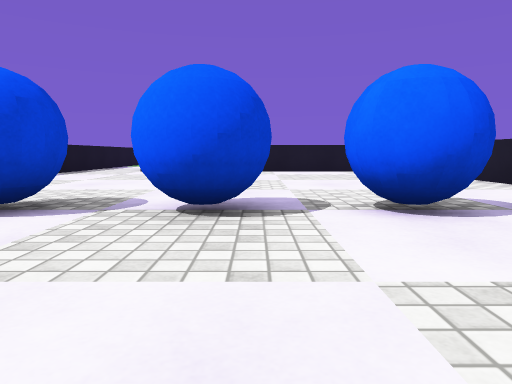
View 1 (above)

17 first-person views from a walk through a Unity game level. The camera is 0.27 m above the floor, tilts 6° down and sees 70° across. The floor is counted in squares, 0.5 m on a side. Each view is taken from the middle of a square. On the plan, view 1 faces up. The plan holds only what a view shows up to about 9 squares ahead; the rest is blank. The place goes on beyond the plan. Surface patterns are stand-ins for the level's own textures.

View 2
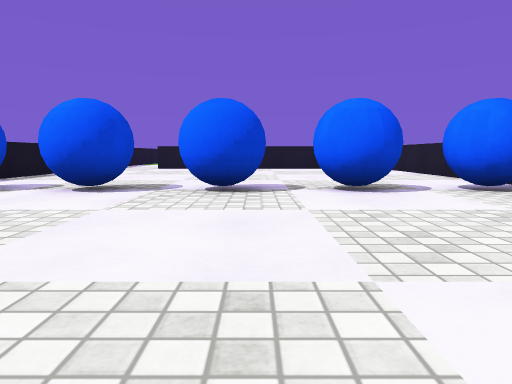

View 3
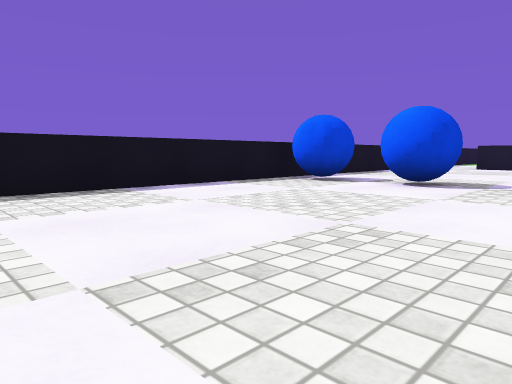

View 4
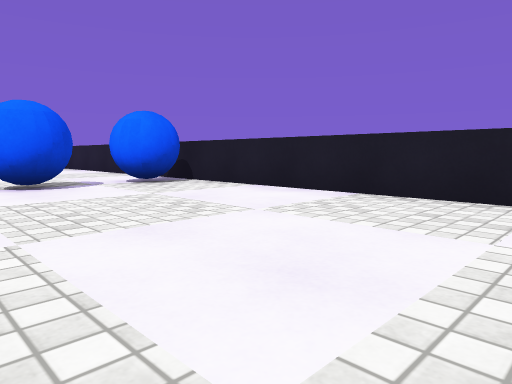

View 5
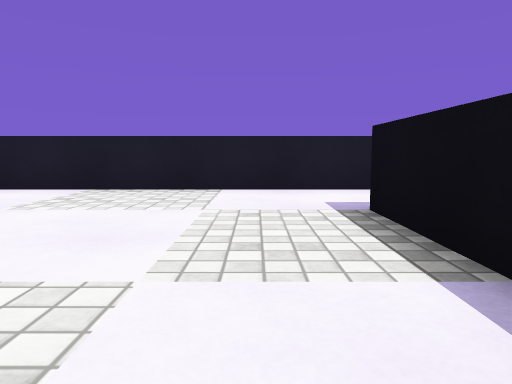

View 6
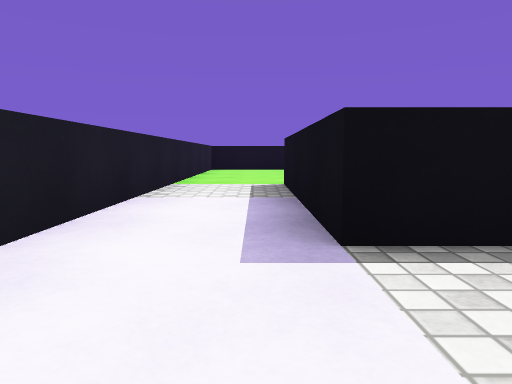

View 7
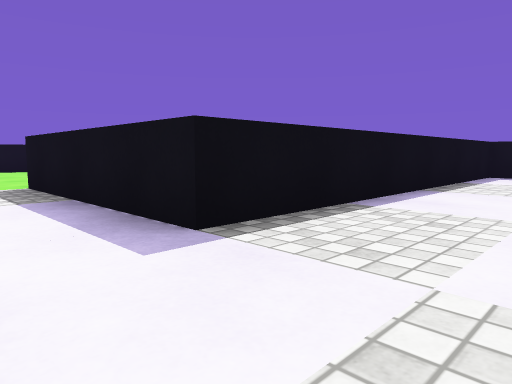

View 8
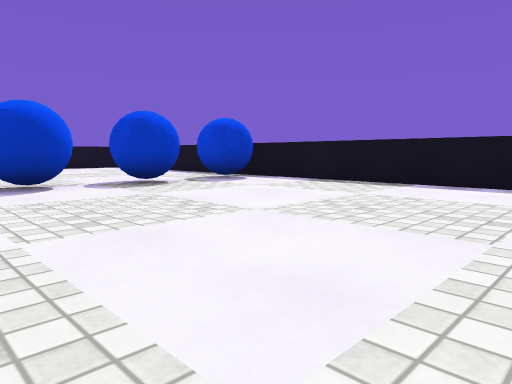

View 9
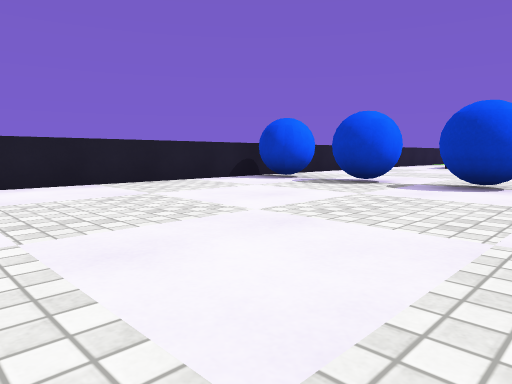

View 10
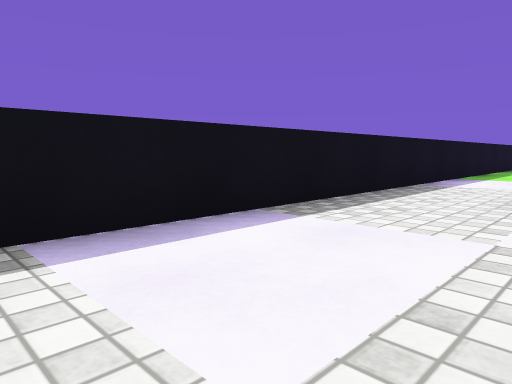

View 11
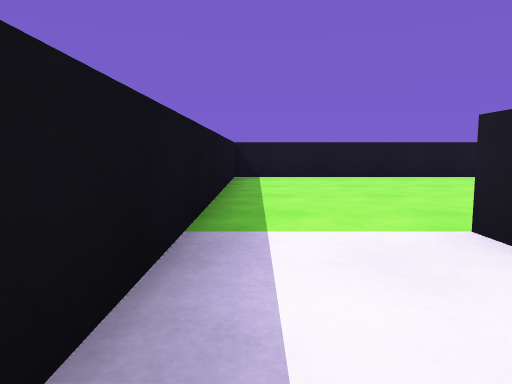

View 12
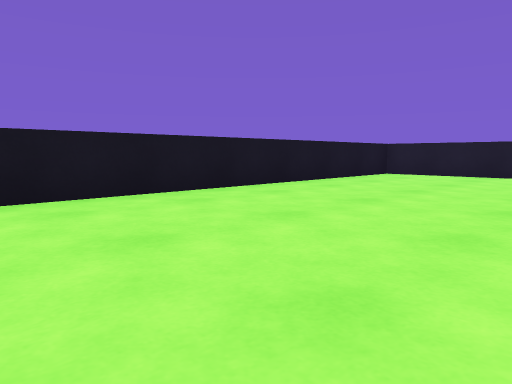

View 13
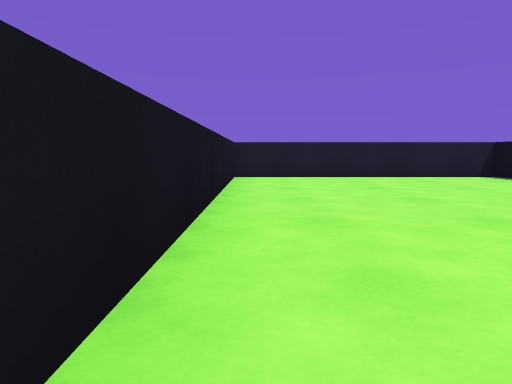

View 14
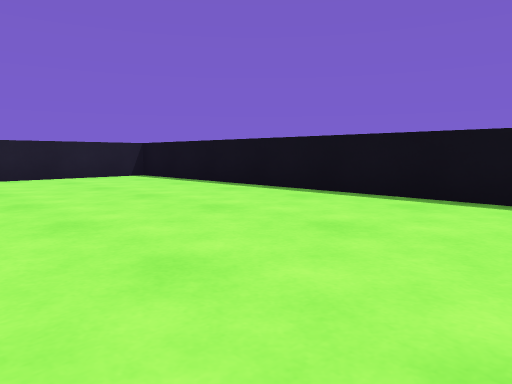

View 15
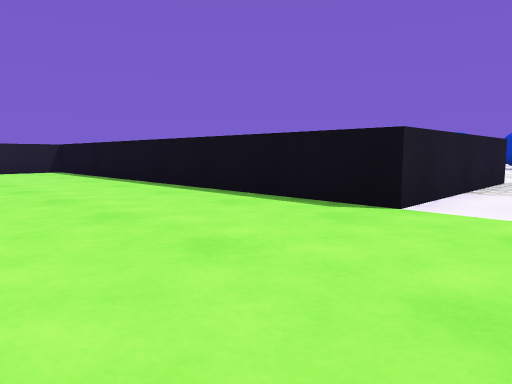

View 16
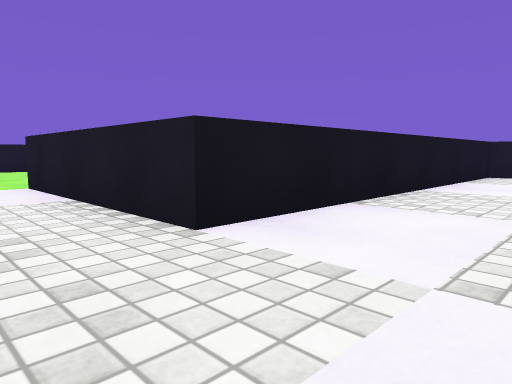

View 17
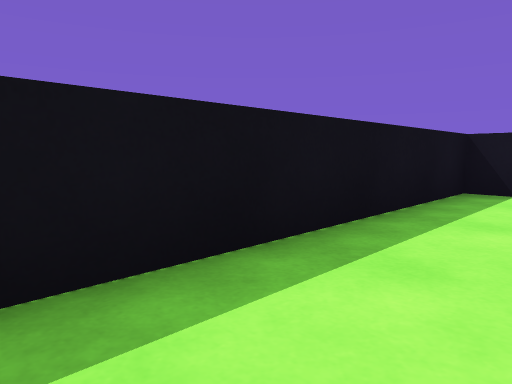

### Floor plan
Points are (right, up) in squares from view 1. A wall is a line through its corners. A room is listed if a view was taken in it or the views show most of it. See-through windows are left out.
Room 1 (views 1, 2, 3, 4, 5, 6, 7, 8, 9, 10, 16)
walls: (-5.5, -4.1) (2.5, -4.1) (2.5, -8.5); (4.5, 11.1) (-3.5, 11.1); (-5.5, 10.6) (-5.5, -2.1); (4.5, -9.5) (4.5, 8.9)
ways out: opening at (-4.5, 11) to room 2; opening at (3.5, -9.5)
objects: other object (-5, 3) to (-4, 4); other object (-3, 3) to (-2, 4); other object (-1, 3) to (0, 4); other object (1, 3) to (2, 4); other object (3, 3) to (4, 4)
Room 2 (views 11, 12, 13, 14, 15, 17)
walls: (-3.5, 11.1) (-3.5, 15.5) (6.5, 15.5) (6.5, 21.5) (-5.5, 21.5) (-5.5, 10.6)
ways out: opening at (-4.5, 11) to room 1

Where each view was taken, in squares from view 1:
view 1: 0 up, 0 right, facing up
view 2: 2 down, 0 right, facing up
view 3: 3 down, 0 right, facing up-left
view 4: 3 down, 0 right, facing up-right
view 5: 3 down, 1 left, facing right
view 6: 2 down, 3 right, facing down
view 7: 2 down, 4 right, facing down-left
view 8: 10 up, 1 right, facing down-left
view 9: 10 up, 2 left, facing down-right
view 10: 7 up, 3 left, facing up-left
view 11: 13 up, 5 left, facing up
view 12: 17 up, 3 left, facing up-right
view 13: 21 up, 2 left, facing right
view 14: 20 up, 2 left, facing down-right
view 15: 19 up, 5 left, facing down-right
view 16: 9 up, 5 left, facing up-right
view 17: 16 up, 4 left, facing up-left
